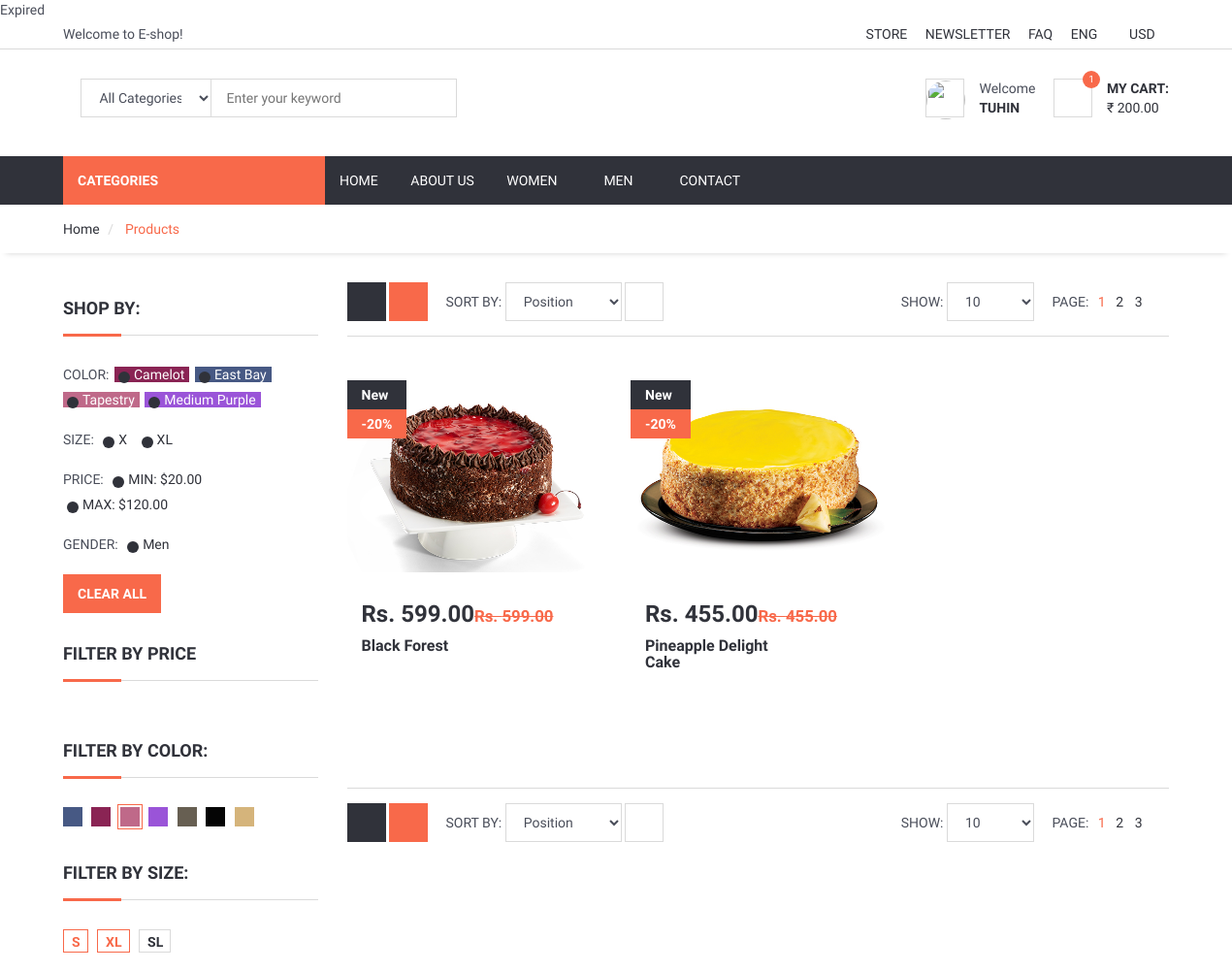
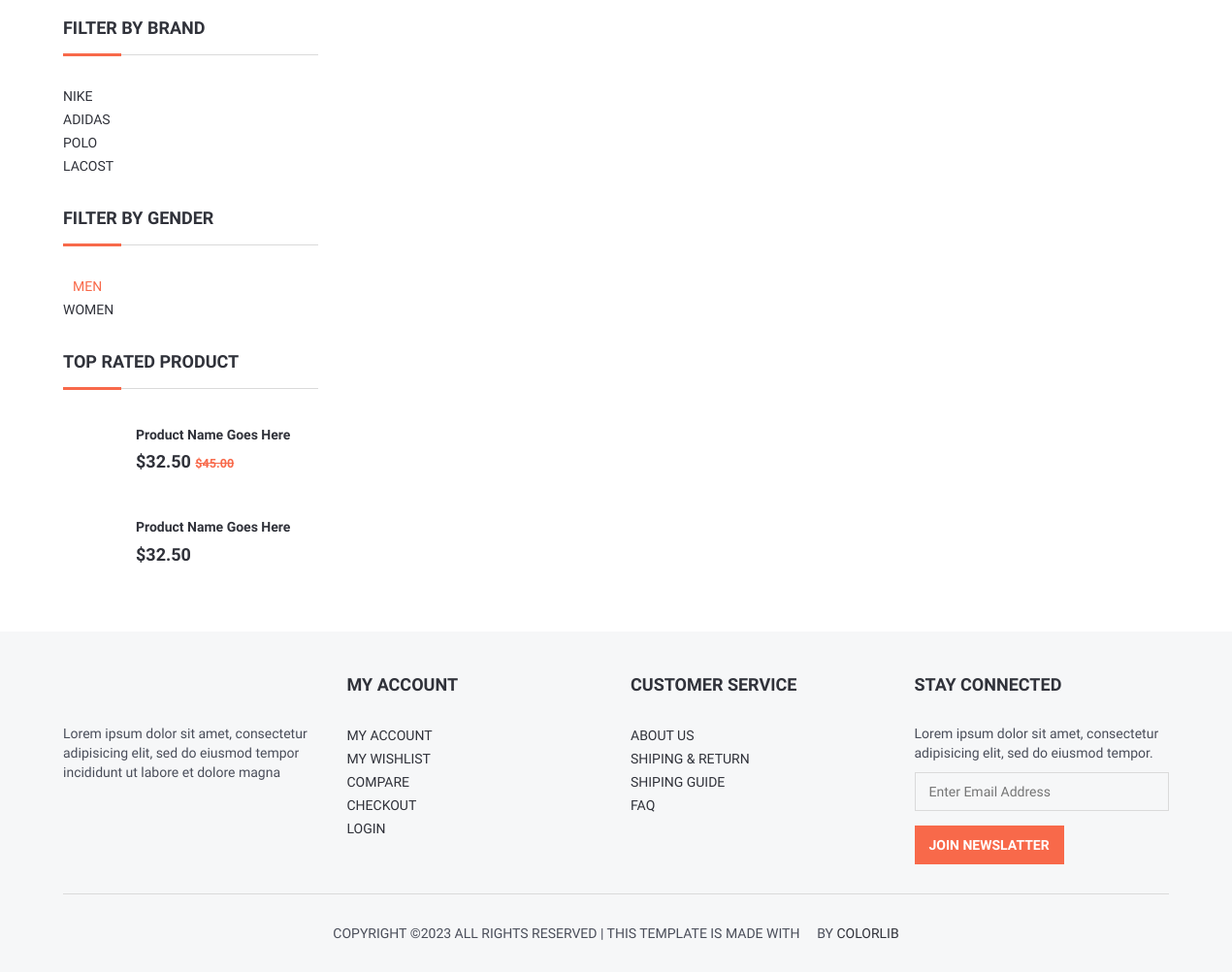
/category/19/cake (signed in), run on the app's committed database (2 pictures, top to bottom).
### product/models.py (models this page shows, shortened)
class Product(models.Model):
    STATUS = (
        ('True', 'True'),
        ('False', 'False'),
    )
    VARIANTS = (
        ('None', 'None'),
        ('Size', 'Size'),
        ('Color', 'Color'),
        ('Size-Color', 'Size-Color'),
    )
    category = models.ForeignKey(Category, on_delete=models.CASCADE) #many to one relation with Category
    title = models.CharField(max_length=150)
    keywords = models.CharField(max_length=255)
    description = models.TextField(max_length=500)
    image=models.ImageField(upload_to='images/',null=False)
    price = models.DecimalField(max_digits=12, decimal_places=2,default=0)
    amount=models.IntegerField(default=0)
    minamount=models.IntegerField(default=3)
    variant=models.CharField(max_length=10,choices=VARIANTS, default='None')
    detail= RichTextUploadingField()
    slug = models.SlugField(null=False, unique=True)
    status=models.CharField(max_length=10,choices=STATUS)
    create_at=models.DateTimeField(auto_now_add=True)
    update_at=models.DateTimeField(auto_now=True)
    goeswell = models.ForeignKey('self', on_delete=models.CASCADE, blank=True, null=True, related_name='well')
    weightInGram = models.IntegerField(default=100)
    def image_tag(self):
        return mark_safe('<img src="{}" height="50px" width="50px"/>'.format(self.image.url))
    image_tag.short_description = 'image'

### home/views.py (the view)
# urls.py: path('category/<int:id>/<slug:slug>', views.category_products, name='category_products'),
def category_products(request, id, slug):
    setting = Setting.objects.get(pk=1)
    category = Category.objects.all()
    products = Product.objects.filter(category_id=id)
    context = {'setting' : setting,
               'category': category,
               'products': products, }
    return render(request, 'category_products.html', context)

### home/templatetags/myapptags.py (called while the page is built, shortened)
@register.simple_tag
def categorylist():
    return Category.objects.all()

@register.simple_tag
def shopcartcount(userid):
    count = ShopCart.objects.filter(user_id=userid).count()
    return count

@register.simple_tag
def shopcartAmount(userid):
    totalamount = 0
    userShopCart = ShopCart.objects.filter(user_id=userid)
    for products in userShopCart:
        if products.product.variant == 'None':
            price = products.product.price
        else:
            price = products.variant.price
        quantity = products.quantity
        amount = price*quantity
        totalamount += amount
    return totalamount

@register.simple_tag
def shopcartItems(userid):
    userShopCart = ShopCart.objects.filter(user_id=userid)
    return userShopCart

@register.simple_tag
def check_productDiscount_expiry(request):
    discounts = ProductDiscount.objects.filter()
    return discounts

@register.simple_tag
def cashBackRecieved(): #byCoupon
    userOrders = Order.objects.filter(status='Completed', cashBackIssuedStatus=False)
    for everyuserOrder in userOrders:
        cashBack = everyuserOrder.cashBackIssued

### home/templates/category_products.html (shortened to what this page needs)
{% extends 'homebase.html' %}
{% block sidebar %} {% include 'sidebar.html' %} {% endblock %}
{% block body %}
	<div id="breadcrumb">
		<div class="container">
			<ul class="breadcrumb">
				<li><a href="/">Home</a></li>
				<li class="active">{{ catdata.title }} Products </li>
			</ul>
		</div>
	</div>
	<div class="section">
		<div class="container">
			<div class="row">
				<div id="aside" class="col-md-3">
					<div class="aside">
						<h3 class="aside-title">Shop by:</h3>
						<ul class="filter-list">
							<li><span class="text-uppercase">color:</span></li>
							<li><a href="#" style="color:#FFF; background-color:#8A2454;">Camelot</a></li>
							<li><a href="#" style="color:#FFF; background-color:#475984;">East Bay</a></li>
							<li><a href="#" style="color:#FFF; background-color:#BF6989;">Tapestry</a></li>
							<li><a href="#" style="color:#FFF; background-color:#9A54D8;">Medium Purple</a></li>
						</ul>
						<ul class="filter-list">
							<li><span class="text-uppercase">Size:</span></li>
							<li><a href="#">X</a></li>
							<li><a href="#">XL</a></li>
						</ul>
						<ul class="filter-list">
							<li><span class="text-uppercase">Price:</span></li>
							<li><a href="#">MIN: $20.00</a></li>
							<li><a href="#">MAX: $120.00</a></li>
						</ul>
						<ul class="filter-list">
							<li><span class="text-uppercase">Gender:</span></li>
							<li><a href="#">Men</a></li>
						</ul>
						<button class="primary-btn">Clear All</button>
					</div>
					<div class="aside">
						<h3 class="aside-title">Filter by Price</h3>
					</div>
					<div class="aside">
						<h3 class="aside-title">Filter By Color:</h3>
						<ul class="color-option">
							<li><a href="#" style="background-color:#475984;"></a></li>
							<li><a href="#" style="background-color:#8A2454;"></a></li>
							<li class="active"><a href="#" style="background-color:#BF6989;"></a></li>
							<li><a href="#" style="background-color:#9A54D8;"></a></li>
							<li><a href="#" style="background-color:#675F52;"></a></li>
							<li><a href="#" style="background-color:#050505;"></a></li>
							<li><a href="#" style="background-color:#D5B47B;"></a></li>
						</ul>
					</div>
					<div class="aside">
						<h3 class="aside-title">Filter By Size:</h3>
						<ul class="size-option">
							<li class="active"><a href="#">S</a></li>
							<li class="active"><a href="#">XL</a></li>
							<li><a href="#">SL</a></li>
						</ul>
					</div>
					<div class="aside">
						<h3 class="aside-title">Filter by Brand</h3>
						<ul class="list-links">
							<li><a href="#">Nike</a></li>
							<li><a href="#">Adidas</a></li>
							<li><a href="#">Polo</a></li>
							<li><a href="#">Lacost</a></li>
						</ul>
					</div>
					<div class="aside">
						<h3 class="aside-title">Filter by Gender</h3>
						<ul class="list-links">
							<li class="active"><a href="#">Men</a></li>
							<li><a href="#">Women</a></li>
						</ul>
					</div>
					<div class="aside">
						<h3 class="aside-title">Top Rated Product</h3>
						<div class="product product-widget">
							<div class="product-thumb">
							</div>
							<div class="product-body">
								<h2 class="product-name"><a href="#">Product Name Goes Here</a></h2>
								<h3 class="product-price">$32.50 <del class="product-old-price">$45.00</del></h3>
								<div class="product-rating">
									<i class="fa fa-star"></i>
									<i class="fa fa-star"></i>
									<i class="fa fa-star"></i>
									<i class="fa fa-star"></i>
									<i class="fa fa-star-o empty"></i>
								</div>
							</div>
						</div>
						<div class="product product-widget">
							<div class="product-thumb">
							</div>
							<div class="product-body">
								<h2 class="product-name"><a href="#">Product Name Goes Here</a></h2>
								<h3 class="product-price">$32.50</h3>
								<div class="product-rating">
									<i class="fa fa-star"></i>
									<i class="fa fa-star"></i>
									<i class="fa fa-star"></i>
									<i class="fa fa-star"></i>
									<i class="fa fa-star-o empty"></i>
								</div>
							</div>
						</div>
					</div>
				</div>
				<div id="main" class="col-md-9">
					<div class="store-filter clearfix">
						<div class="pull-left">
							<div class="row-filter">
								<a href="#"><i class="fa fa-th-large"></i></a>
								<a href="#" class="active"><i class="fa fa-bars"></i></a>
							</div>
							<div class="sort-filter">
								<span class="text-uppercase">Sort By:</span>
								<select class="input">
										<option value="0">Position</option>
									</select>
								<a href="#" class="main-btn icon-btn"><i class="fa fa-arrow-down"></i></a>
							</div>
						</div>
						<div class="pull-right">
							<div class="page-filter">
								<span class="text-uppercase">Show:</span>
								<select class="input">
										<option value="0">10</option>
									</select>
							</div>
							<ul class="store-pages">
								<li><span class="text-uppercase">Page:</span></li>
								<li class="active">1</li>
								<li><a href="#">2</a></li>
								<li><a href="#">3</a></li>
								<li><a href="#"><i class="fa fa-caret-right"></i></a></li>
							</ul>
						</div>
					</div>
					<div id="store">
						<div class="row">
    {% for rs in products %}
							<div class="col-md-4 col-sm-6 col-xs-6">
								<div class="product product-single">
									<div class="product-thumb">
										<div class="product-label">
											<span>New</span>
											<span class="sale">-20%</span>
										</div>
										<img src="{{rs.image.url}}" alt="">
									</div>
									<div class="product-body">
										<h3 class="product-price">Rs. {{rs.price}}<del class="product-old-price">Rs. {{rs.price}}</del></h3>
										<div class="product-rating">
											<i class="fa fa-star"></i>
											<i class="fa fa-star"></i>
											<i class="fa fa-star"></i>
											<i class="fa fa-star"></i>
											<i class="fa fa-star-o empty"></i>
										</div>
										<h2 class="product-name"><a href="#">{{rs.title}}</a></h2>
									</div>
								</div>
							</div>
        {% endfor %}
						</div>
					</div>
					<div class="store-filter clearfix">
						<div class="pull-left">
							<div class="row-filter">
								<a href="#"><i class="fa fa-th-large"></i></a>
								<a href="#" class="active"><i class="fa fa-bars"></i></a>
							</div>
							<div class="sort-filter">
								<span class="text-uppercase">Sort By:</span>
								<select class="input">
										<option value="0">Position</option>
									</select>
								<a href="#" class="main-btn icon-btn"><i class="fa fa-arrow-down"></i></a>
							</div>
						</div>
						<div class="pull-right">
							<div class="page-filter">
								<span class="text-uppercase">Show:</span>
								<select class="input">
										<option value="0">10</option>
									</select>
							</div>
							<ul class="store-pages">
								<li><span class="text-uppercase">Page:</span></li>
								<li class="active">1</li>
								<li><a href="#">2</a></li>
								<li><a href="#">3</a></li>
								<li><a href="#"><i class="fa fa-caret-right"></i></a></li>
							</ul>
						</div>
					</div>
				</div>
			</div>
		</div>
	</div>
{% endblock %}

### home/templates/header.html (shortened to what this page needs)
{% load static %}
{% load mathfilters %}
	<header>
		<div id="top-header">
			<div class="container">
				<div class="pull-left">
					<span>Welcome to E-shop!</span>
				</div>
				<div class="pull-right">
					<ul class="header-top-links">
						<li><a href="#">Store</a></li>
						<li><a href="#">Newsletter</a></li>
						<li><a href="/faq">FAQ</a></li>
						<li class="dropdown default-dropdown">
							<a class="dropdown-toggle" data-toggle="dropdown" aria-expanded="true">ENG <i class="fa fa-caret-down"></i></a>
						</li>
						<li class="dropdown default-dropdown">
							<a class="dropdown-toggle" data-toggle="dropdown" aria-expanded="true">USD <i class="fa fa-caret-down"></i></a>
						</li>
					</ul>
				</div>
			</div>
		</div>
		<div id="header">
			<div class="container">
				<div class="pull-left">
					<div class="header-search">
						<form action="/search/" method="post">
							<input id="query" name="query" class="input search-input" type="text" placeholder="Enter your keyword">
							<select id="catid" name="catid" class="input search-categories">
								<option value="0">All Categories</option>
								{% load mptt_tags %}
							</select>
							<button class="search-btn"><i class="fa fa-search"></i></button>
						</form>
					</div>
				</div>
				<div class="pull-right">
					<ul class="header-btns">
						<li class="header-account dropdown default-dropdown">
			{% if user.id is not None %}
							<div class="dropdown-toggle" role="button" data-toggle="dropdown" aria-expanded="true">
								<div class="header-btns-icon">
									<img src="{{ request.session.userimage }}" style="height:40px; width:40px; border-radius:50%; object-fit: cover; " > </img>
								</div>
								Welcome<p>
								<strong class="text-uppercase">{{user.username}} <i class="fa fa-caret-down"></i></strong>
							</div>
			{% else %}
							Hello There<p>
							<a href="/login" class="text-uppercase" >Login</a> / <a href="/signup" class="text-uppercase">Join</a>
			{% endif %}
						</li>
						<li class="header-cart dropdown default-dropdown">
							<a class="dropdown-toggle" data-toggle="dropdown" aria-expanded="true">
								<div class="header-btns-icon">
									<i class="fa fa-shopping-cart"></i>
									<span class="qty">{{ count }}</span>
								</div>
								<strong class="text-uppercase">My Cart:</strong>
								<br>
								<span>₹ {{totalamount}}</span>
							</a>
						</li>
					</ul>
				</div>
			</div>
		</div>
	</header>

### data on the page
Product: image (picture), price "599.00", title "Black Forest"
Product: image (picture), price "455.00", title "Pineapple Delight Cake"

### other printed values
{{ sub_dict.subscriptionPeriod }} "Expired"
{{ user.username }} "TUHIN"
{{ count }} "1"
{{ totalamount }} "200.00"
